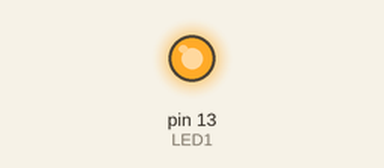
Simulated run of this sketch. Board: Arduino Uno, built with avr-gcc and run on an emulated ATmega328P. On the bench: output pins drawn as LEDs (lit = HIGH). What the sketch prints to the serial monitor is not drawn.

Above: at 1.5 s.
At 4.5 s:
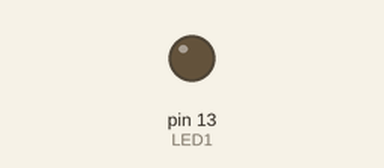
Timing chart, 0 to 7.8 s (numbered marks = the images above):
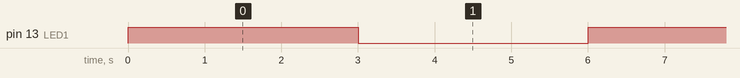

The sketch:

LED_High.ino
```cpp
#define LED1 13

void setup() {
  Serial.begin(115200);
  pinMode(LED1, OUTPUT);
}

void loop() {
  digitalWrite(LED1, 1);
  delay(3000);
  digitalWrite(LED1, 0);
  delay(3000);
  Serial.print("ON");
  Serial.print(LED1);

  }
```

Measured:
- by itself, pin 13 (LED1): alternates HIGH for 3.0 s and LOW for 3.0 s
